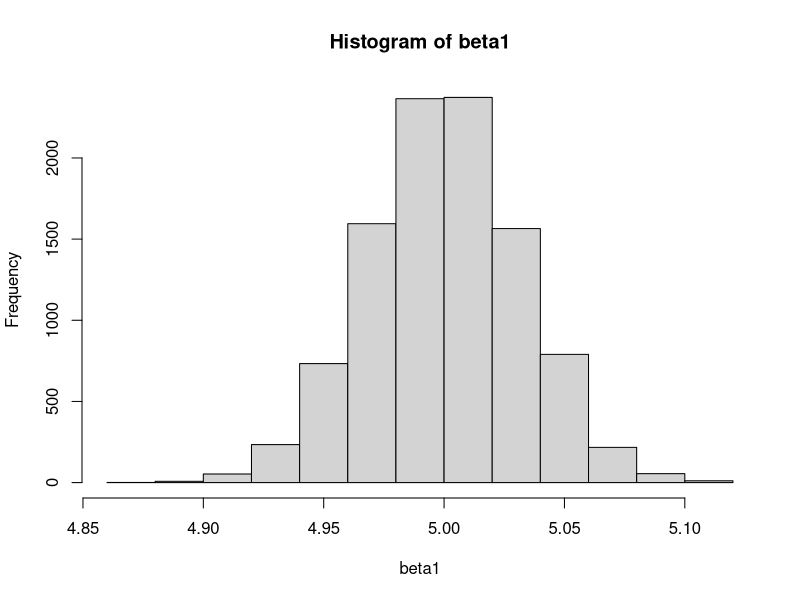

The R script that drew this image:
### sample_5_1.r
### OLS推定量の漸近分布

S <- 10000 # 繰り返し回数
beta1 <- numeric(S) # 結果の保存用

for (i in 1:S) {
  # 繰り返しスタート
  x <- rnorm(1000, 0, 1)
  y <- 1 + 5 * x + rnorm(1000, 0, 1)
  beta1[i] <- lm(y ~ x)$coef[2]
}
# 繰り返し終了

summary(beta1) # 結果の整理
sd(beta1) # 標準偏差
hist(beta1) # 結果の描画
